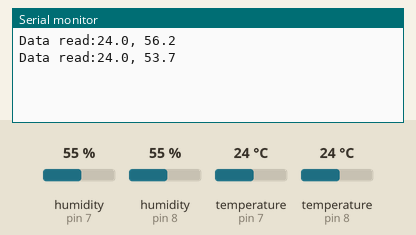
This sketch was run on a simulated Arduino Uno, built with avr-gcc and run on an emulated ATmega328P. On the bench: the last lines printed to the serial monitor. Inputs (shaded band) come from the test bench; at power-on: humidity (sensors on pin 7, pin 8) 55 %, temperature (sensors on pin 7, pin 8) 24 °C.

Above: at 5.8 s.
5.9 s: humidity (sensor on pin 7) set to 22 %
At 10.6 s:
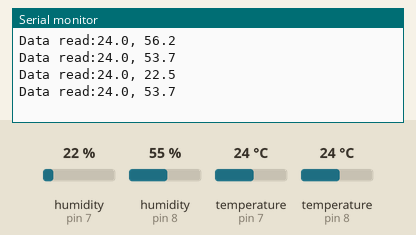
10.9 s: humidity (sensor on pin 8) set to 22 %
At 15.6 s:
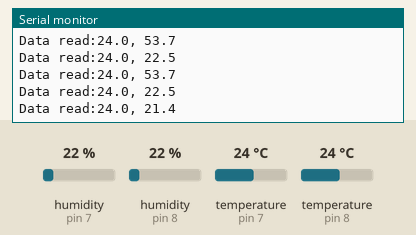
15.9 s: temperature (sensor on pin 7) set to 12 °C
At 20.6 s:
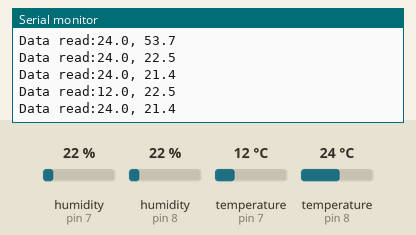
20.9 s: temperature (sensor on pin 8) set to 12 °C
At 25.5 s:
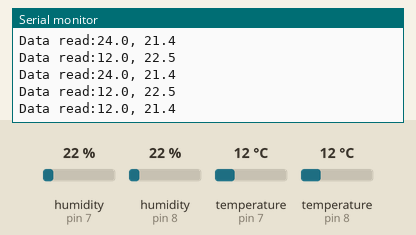
25.9 s: humidity (sensor on pin 7) set to 40 %
At 30.5 s:
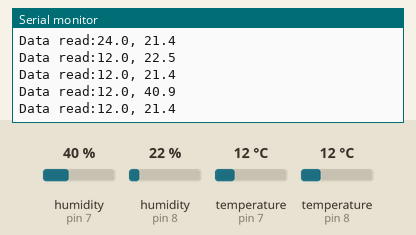
30.9 s: humidity (sensor on pin 8) set to 40 %
At 36.5 s:
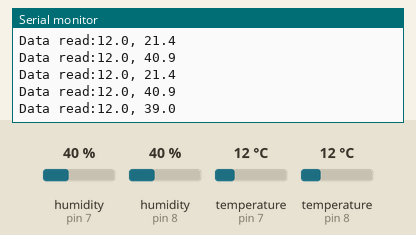
Timing chart, 0 to 36.9 s (numbered marks = the images above; inputs shaded):
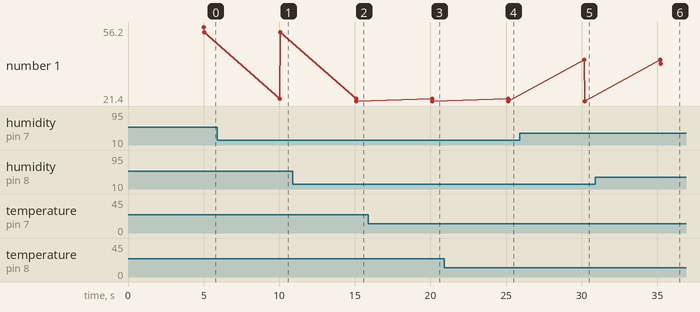

Measured:
- after the input at 5.9 s, the serial monitor: prints a new line after 4.1 s (image 1)
- after the input at 10.9 s, the serial monitor: prints a new line after 4.2 s (image 2)
- after the input at 15.9 s, the serial monitor: prints a new line after 4.2 s (image 3)
- after the input at 20.9 s, the serial monitor: prints a new line after 4.3 s (image 4)
- after the input at 25.9 s, the serial monitor: prints a new line after 4.3 s (image 5)
- after the input at 30.9 s, the serial monitor: prints a new line after 4.3 s (image 6)
- plotted number 1: 53.7 → 21.4 after the input at 10.9 s, 21.4 → 39 after the input at 30.9 s

The sketch:

two_sensors_dht22.ino
```cpp
/*
  Sensor Networks Example Arduino Hosted Sensor Node

  This sensor node uses a DHT22 sensor to read temperature and humidity
  printing the results in the serial monitor.

*/
#include <SPI.h>
#include <DHT22.h>

#define DHT22_PIN 7       // DHT2 data is on pin 7
#define DHT22_PIN2 8

#define read_delay 5000   // 5 seconds

DHT22 myDHT22(DHT22_PIN); // DHT22 instance
DHT22 myDHT22_second(DHT22_PIN2);

void read_data(DHT22 sensor, int Flag) {
  DHT22_ERROR_t errorCode;

  errorCode = sensor.readData();
  switch(errorCode)
  {
    case DHT_ERROR_NONE:
      char buf[128];
      int h;
      //manual adjustment of humidity values: empirical
      h = sensor.getHumidityInt();
      if (Flag == 1)
        h = h *1.023; //empirically adjusted 4.7 Ohm Resistor
      if (Flag == 2)
        h = h* 0.977;//empirically adjusted 4.7 Ohm Resistor
      sprintf(buf, "%hi.%01hi, %i.%01i",
              sensor.getTemperatureCInt()/10,
              abs(sensor.getTemperatureCInt()%10),
              h/10,
              h%10);
      Serial.print("Data read:");
      Serial.println(buf);
      break;
    case DHT_ERROR_CHECKSUM:
      Serial.print("check sum error ");
      Serial.print(sensor.getTemperatureC());
      Serial.print("C ");
      Serial.print(sensor.getHumidity());
      Serial.println("%");
      break;
    case DHT_BUS_HUNG:
      Serial.println("BUS Hung ");
      break;
    case DHT_ERROR_NOT_PRESENT:
      Serial.println("Not Present ");
      break;
    case DHT_ERROR_ACK_TOO_LONG:
      Serial.println("ACK time out ");
      break;
    case DHT_ERROR_SYNC_TIMEOUT:
      Serial.println("Sync Timeout ");
      break;
    case DHT_ERROR_DATA_TIMEOUT:
      Serial.println("Data Timeout ");
      break;
    case DHT_ERROR_TOOQUICK:
      Serial.println("Polled too quick ");
      break;
  }
}

void setup() {
  Serial.begin(115200);  // Set the serial port speed
}

void loop() {
  delay(read_delay);
  read_data(myDHT22,1);
  read_data(myDHT22_second,2);
}
```
